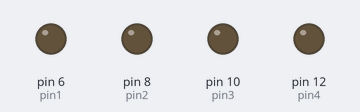
The sketch below on a simulated Arduino Uno, built with avr-gcc and run on an emulated ATmega328P. Parts: output pins drawn as LEDs (lit = HIGH).

Above: at 0.5 s.
At 2.5 s:
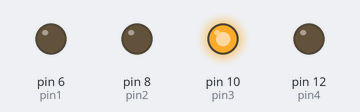
At 4.5 s:
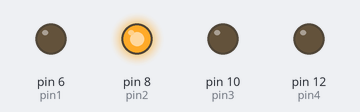
At 9.5 s:
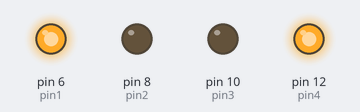
At 14.5 s:
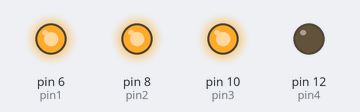
At 19.5 s:
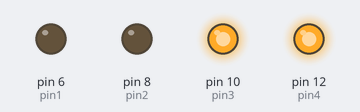
Timing chart, 0 to 20.8 s (numbered marks = the images above):
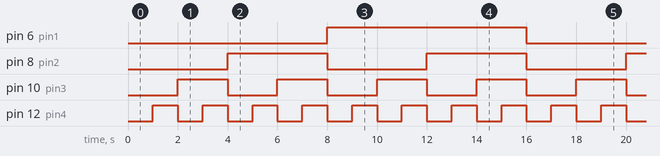

Measured:
- by itself, pin 6 (pin1): alternates HIGH for 8.0 s and LOW for 8.0 s
- by itself, pin 8 (pin2): alternates HIGH for 4.0 s and LOW for 4.0 s
- by itself, pin 10 (pin3): alternates HIGH for 2.0 s and LOW for 2.0 s
- by itself, pin 12 (pin4): alternates HIGH for 1.0 s and LOW for 1.0 s

The sketch:

counter.ino
```cpp
int pin1=6;
int pin2=8;
int pin3=10;
int pin4=12;
void setup() {
  // put your setup code here, to run once:
pinMode(pin1,OUTPUT);
pinMode(pin2,OUTPUT);
pinMode(pin3,OUTPUT);
pinMode(pin4,OUTPUT);
}

void loop() {
  // put your main code here, to run repeatedly:
digitalWrite(pin1,LOW);
digitalWrite(pin2,LOW);
digitalWrite(pin3,LOW);
digitalWrite(pin4,LOW);
delay(1000);

digitalWrite(pin1,LOW);
digitalWrite(pin2,LOW);
digitalWrite(pin3,LOW);
digitalWrite(pin4,HIGH);
delay(1000);

digitalWrite(pin1,LOW);
digitalWrite(pin2,LOW);
digitalWrite(pin3,HIGH);
digitalWrite(pin4,LOW);
delay(1000);

digitalWrite(pin1,LOW);
digitalWrite(pin2,LOW);
digitalWrite(pin3,HIGH);
digitalWrite(pin4,HIGH);
delay(1000);

digitalWrite(pin1,LOW);
digitalWrite(pin2,HIGH);
digitalWrite(pin3,LOW);
digitalWrite(pin4,LOW);
delay(1000);

digitalWrite(pin1,LOW);
digitalWrite(pin2,HIGH);
digitalWrite(pin3,LOW);
digitalWrite(pin4,HIGH);
delay(1000);

digitalWrite(pin1,LOW);
digitalWrite(pin2,HIGH);
digitalWrite(pin3,HIGH);
digitalWrite(pin4,LOW);
delay(1000);

digitalWrite(pin1,LOW);
digitalWrite(pin2,HIGH);
digitalWrite(pin3,HIGH);
digitalWrite(pin4,HIGH);
delay(1000);

digitalWrite(pin1,HIGH);
digitalWrite(pin2,LOW);
digitalWrite(pin3,LOW);
digitalWrite(pin4,LOW);
delay(1000);

digitalWrite(pin1,HIGH);
digitalWrite(pin2,LOW);
digitalWrite(pin3,LOW);
digitalWrite(pin4,HIGH);
delay(1000);

digitalWrite(pin1,HIGH);
digitalWrite(pin2,LOW);
digitalWrite(pin3,HIGH);
digitalWrite(pin4,LOW);
delay(1000);

digitalWrite(pin1,HIGH);
digitalWrite(pin2,LOW);
digitalWrite(pin3,HIGH);
digitalWrite(pin4,HIGH);
delay(1000);

digitalWrite(pin1,HIGH);
digitalWrite(pin2,HIGH);
digitalWrite(pin3,LOW);
digitalWrite(pin4,LOW);
delay(1000);

digitalWrite(pin1,HIGH);
digitalWrite(pin2,HIGH);
digitalWrite(pin3,LOW);
digitalWrite(pin4,HIGH);
delay(1000);

digitalWrite(pin1,HIGH);
digitalWrite(pin2,HIGH);
digitalWrite(pin3,HIGH);
digitalWrite(pin4,LOW);
delay(1000);

digitalWrite(pin1,HIGH);
digitalWrite(pin2,HIGH);
digitalWrite(pin3,HIGH);
digitalWrite(pin4,HIGH);
delay(1000);

}
```
